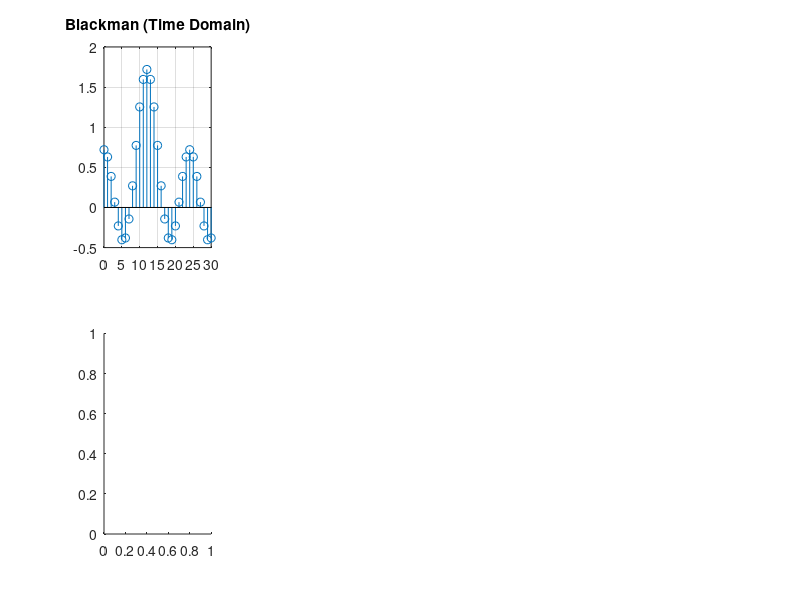

The MATLAB source for this figure: (Note: this script raises an error after producing the figure.)
%WAP to determine time domain and freq domain response of the fixed windows(Hamming Hanning Blackman Rectangle) taking N 25 & 1024. 
clc
clear all
close all



N=25;
x=0:30;
black = 0.42-0.5*cos(2*pi*x/(N-1))+0.8*cos(4*pi*x/(N-1));
subplot(2,4,1)
stem(x,black);
title('Blackman (Time Domain)');
grid on;
subplot(2,4,5)
stem(x,mag2db(fftshift(fft(black))/max(fft(black))));
title('Blackman (Frequency Domain)');
grid on;

xn=0:25;
hann = 0.5*(1-cos(2*pi*xn/N));
subplot(2,4,2)
stem(xn,hann);
title('hanning (Time Domain)');
grid on;
subplot(2,4,6)
stem(xn,mag2db(fftshift(fft(hann))/max(fft(hann))));
title('Hanning (Frequency Domain)');
grid on;

hamm = 0.54 - 0.46*cos(2*pi*xn/N);
subplot(2,4,3)
stem(xn,hamm);
title('Hamming (Time Domain)');
grid on;
subplot(2,4,7)
stem(xn,mag2db(fftshift(fft(hamm))/max(fft(hamm))));
title('Hamming (Frequency Domain)');
grid on;

x=-12:12;
a = 1*(x>=-12);
b= 1*(x<=12);
rect = a.*b;

subplot(2,4,4)
stem(x,rect);
title('Reactangle (Time Domain)');
grid on;
subplot(2,4,8)
stem(x,mag2db(fft(rect)/max(fft(rect))));
title('Rectangle (Frequency Domain)');
grid on;






